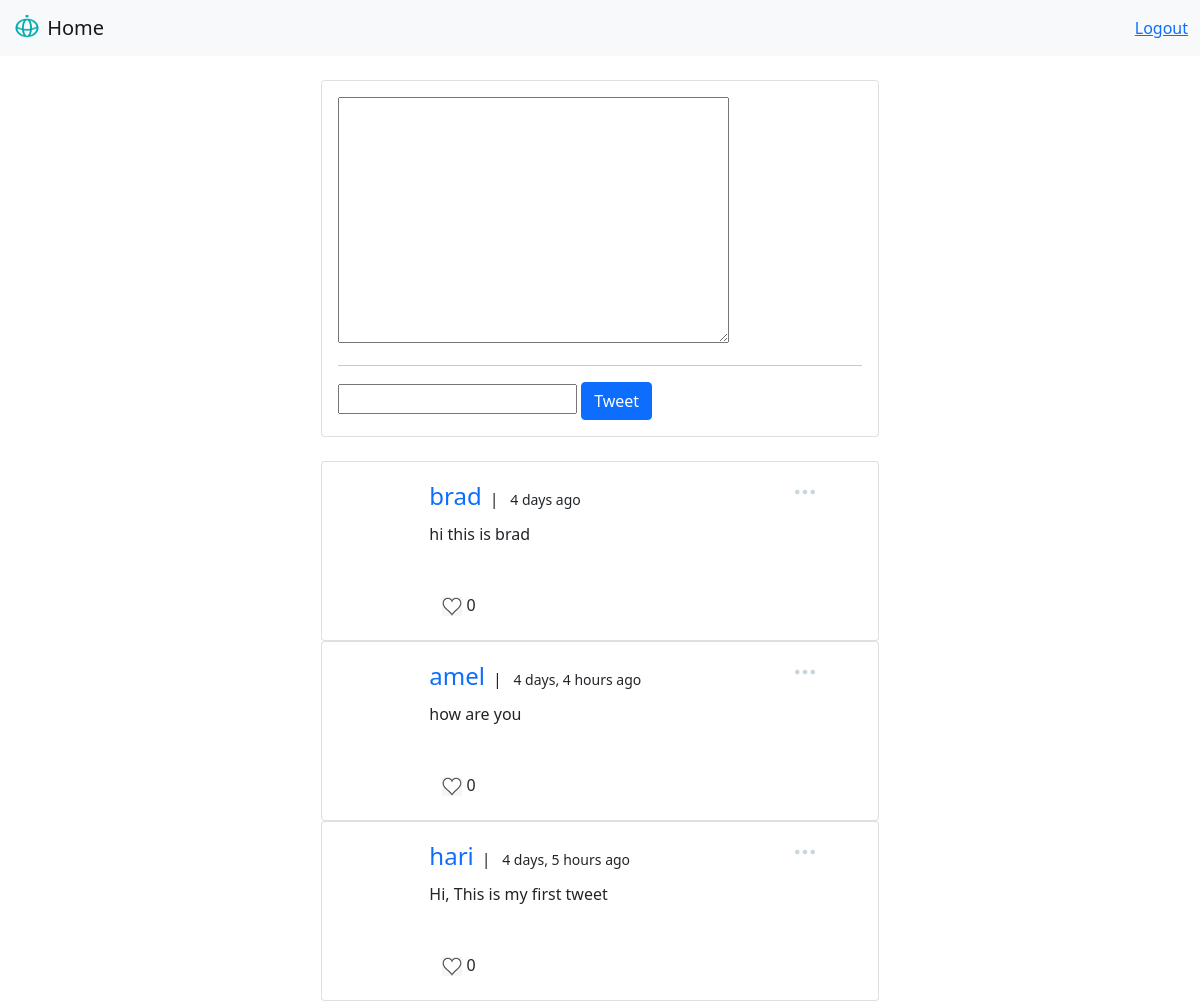
/, run on an earlier commit of the app's database.
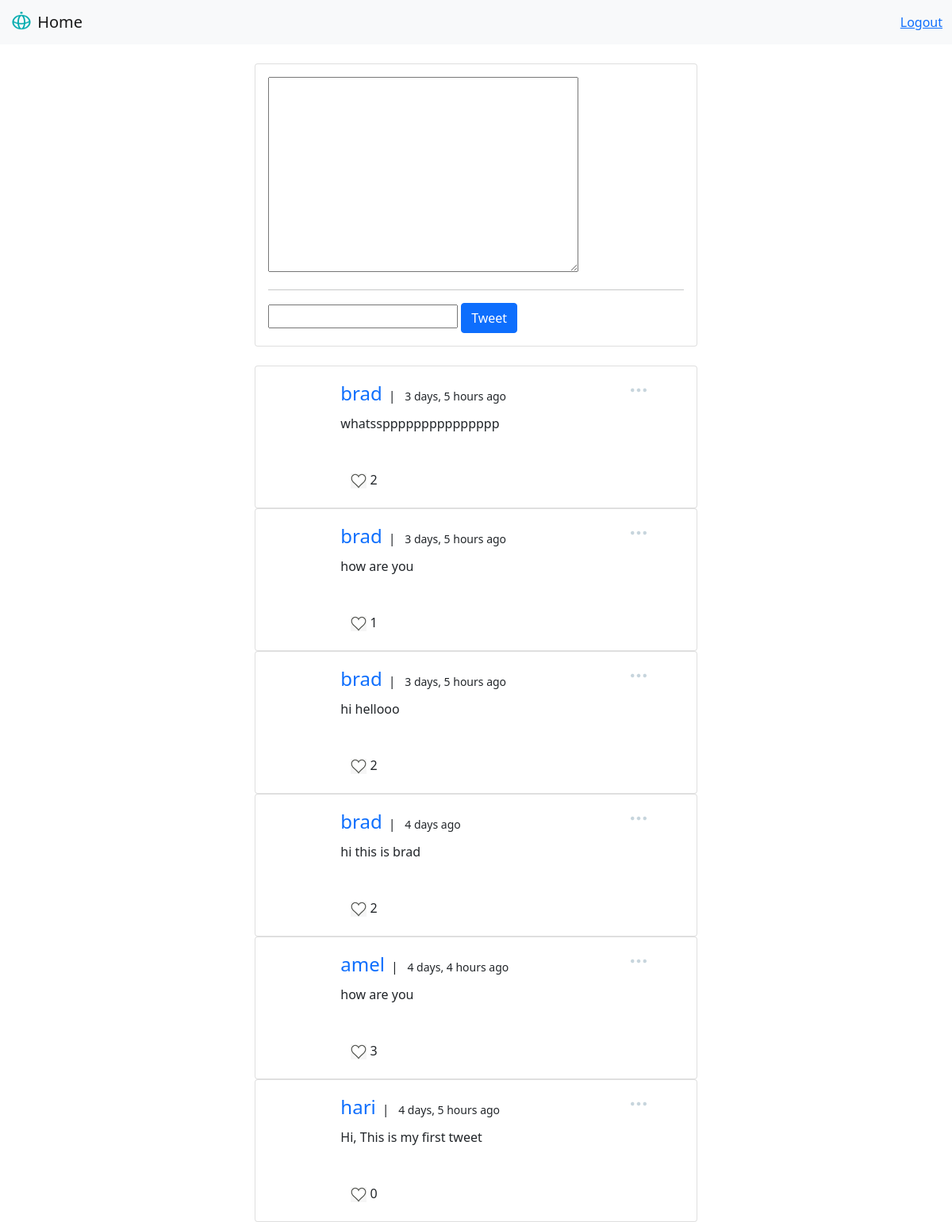
And on a later commit of the database.
### tweet/models.py (models this page shows, shortened)
class Tweet(models.Model):
    body = models.TextField(max_length=140)
    likes = models.ManyToManyField(User, related_name='tweet_likes')
    image = CloudinaryField(blank=True)
    created_at = models.DateTimeField(default=timezone.now)
    updated_at = models.DateTimeField(default=timezone.now)
    name = models.ForeignKey(User, on_delete = models.CASCADE, null=True, blank=True)

### tweet/views.py (the view)
# urls.py: path('', views.home, name='home'),
def home(request, *args, **kwargs):
    form = TweetForm()
    if request.method == 'POST':
        form = TweetForm(request.POST, request.FILES)
        new_tweet = form.save(commit=False)
        new_tweet.name = request.user
        new_tweet.save()
        return redirect('home')
    context = {'tweets' : Tweet.objects.all().order_by('-created_at'), 'form':form, }
    return render(request, 'tweet/home.html', context)

### tweet/forms.py
class TweetForm(forms.ModelForm):
    class Meta:
        model = Tweet
        fields = ['body', 'image', ]

### tweet/templates/tweet/home.html (shortened to what this page needs)
{% extends 'tweet/index.html' %}
{% load static %}
{% load humanize %}
{% block content %}
<!DOCTYPE html>
<html lang="en" dir="ltr">
  <head>
  </head>
  <body>
  <div class="container">
  <br/>
  <div class="row-cols-md-2 g-4">
    <div class="col-md-6 offset-md-3">
    <div class="col">
    <div class="card">
      <div class="card-body">
        <section>
          <form  action="{% url 'home' %}" method="post" enctype="multipart/form-data">
              {{form.body}}
           <br/><hr/>
            {{form.image}}
            <button type="submit" class="btn btn-primary">Tweet</button>
          </form>
        </section>
      </div>
    </div>
    <br/>
        {% for tweet in tweets %}
        <div class="card">
          <div class="card-body">
            <div class="row">
              <div class="col align-self-start">
              </div>
              <div class="col-8">
                <p class="card-title"> <a href="{% url 'profile' %}" style="font-size:2vw; text-decoration:none;">{{tweet.name}}</a>&ensp;|&ensp;<small> {{tweet.created_at|timesince}} ago </small></p>
                <p class="card-text">{{tweet.body}}</p>
                <br/>
                    <form class="" action="{% url 'like_tweet' tweet.pk %}"  method="post">
                      <button type="submit" class="btn btn-" name="button" name= "tweet_id" value={{tweet.id}}>
                        <img width="20px" src="{% static 'tweet/like.png' %}">   {{tweet.likes.all.count}}
                      </button>
                    </form>
                </div>
                <div class="col-2">
                  <div class="dropdown">
                    <img width="20px" type="submit" src="{% static 'tweet/more.png' %}" data-bs-toggle="dropdown" aria-expanded="false">
                    </div>
                </div>
            </div>
          </div>
        </div>
        {% endfor %}
      </div>
    </div>
  </div>
</div>
  </body>
</html>
{% endblock content %}

What changed in the data, as far as the page shows it:
added Tweet: name "brad", created_at "3 days, 5 hours", body "whatssppppppppppppppp", likes.all.count "2"
added Tweet: name "brad", created_at "3 days, 5 hours", body "how are you", likes.all.count "1"
added Tweet: name "brad", created_at "3 days, 5 hours", body "hi hellooo", likes.all.count "2"
computed for Tweet "hi this is brad": likes.all.count "0" → "2"
computed for Tweet "4 days, 4 hours": likes.all.count "0" → "3"
